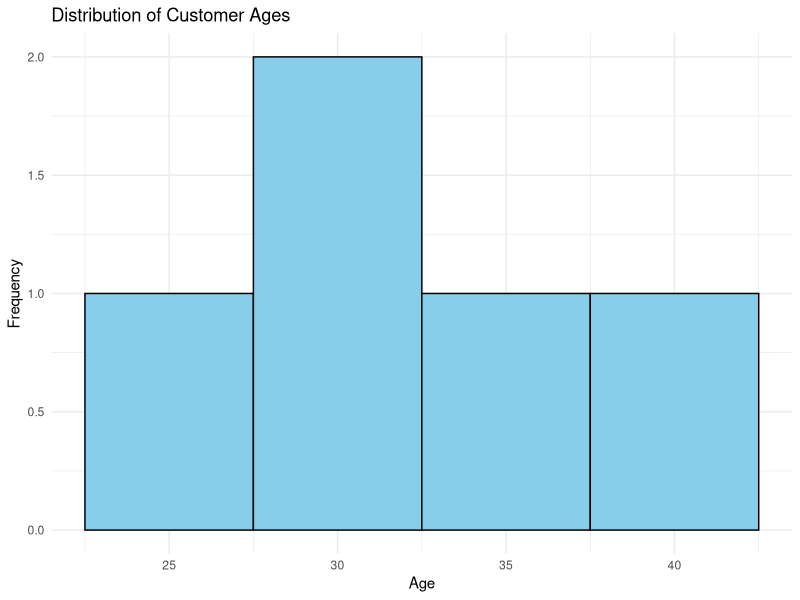
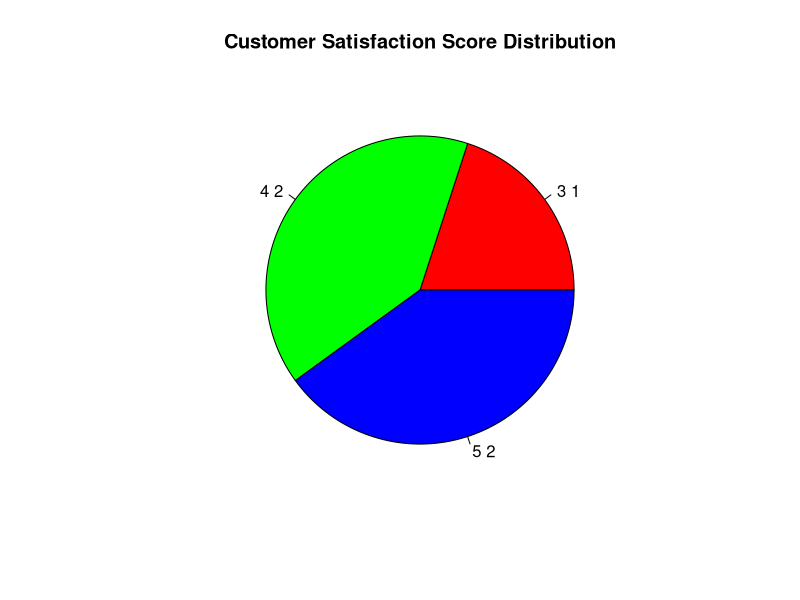
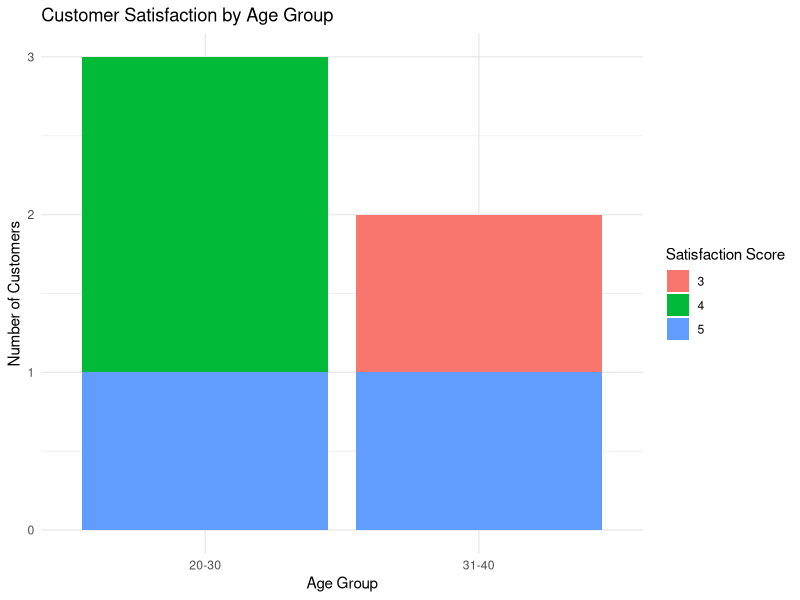
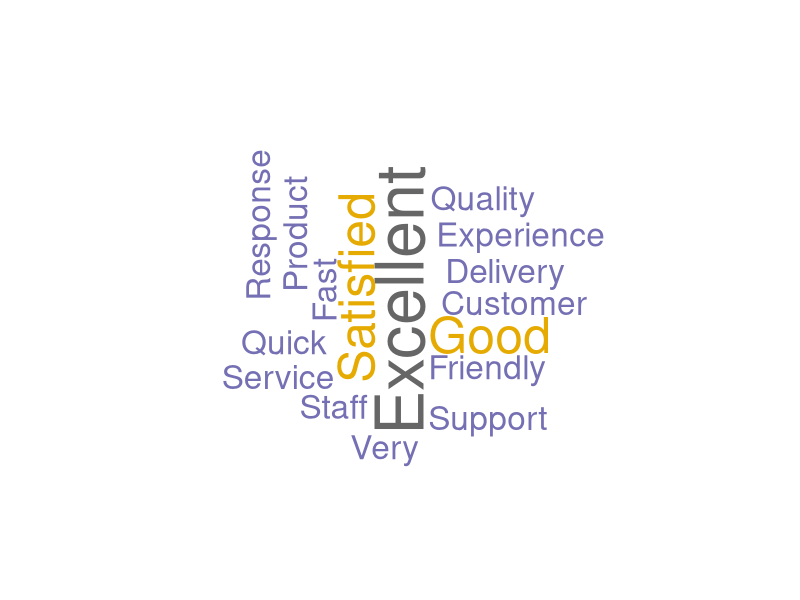

These charts were generated, in order, by the following R code:
#=========================================
# Customer Feedback Analysis
#=========================================

# Install Packages (Run only once)
install.packages("ggplot2")
install.packages("wordcloud")
install.packages("RColorBrewer")

# Load Libraries
library(ggplot2)
library(wordcloud)
library(RColorBrewer)

#=========================================
# Create Dataset
#=========================================

customer_data <- data.frame(
  Customer_ID = c(1, 2, 3, 4, 5),
  Age = c(25, 30, 35, 28, 40),
  Satisfaction_Score = c(4, 5, 3, 4, 5)
)

print(customer_data)

#=========================================
# 1. Histogram of Customer Ages
#=========================================

ggplot(customer_data, aes(x = Age)) +
  geom_histogram(binwidth = 5, fill = "skyblue", color = "black") +
  labs(
    title = "Distribution of Customer Ages",
    x = "Age",
    y = "Frequency"
  ) +
  theme_minimal()

#=========================================
# 2. Pie Chart of Satisfaction Scores
#=========================================

score_table <- table(customer_data$Satisfaction_Score)

pie(
  score_table,
  labels = paste(names(score_table), score_table),
  main = "Customer Satisfaction Score Distribution",
  col = rainbow(length(score_table))
)

#=========================================
# 3. Stacked Bar Chart
#=========================================

customer_data$Age_Group <- cut(
  customer_data$Age,
  breaks = c(20, 30, 40, 50),
  labels = c("20-30", "31-40", "41-50"),
  include.lowest = TRUE
)

ggplot(customer_data,
       aes(x = Age_Group,
           fill = factor(Satisfaction_Score))) +
  geom_bar() +
  labs(
    title = "Customer Satisfaction by Age Group",
    x = "Age Group",
    y = "Number of Customers",
    fill = "Satisfaction Score"
  ) +
  theme_minimal()

#=========================================
# 4. Word Cloud
#=========================================

feedback <- c(
  "Excellent",
  "Service",
  "Very",
  "Satisfied",
  "Good",
  "Quality",
  "Fast",
  "Delivery",
  "Excellent",
  "Support",
  "Good",
  "Experience",
  "Friendly",
  "Staff",
  "Satisfied",
  "Customer",
  "Quick",
  "Response",
  "Excellent",
  "Product"
)

freq <- table(feedback)

wordcloud(
  words = names(freq),
  freq = as.numeric(freq),
  scale = c(4, 1),
  min.freq = 1,
  random.order = FALSE,
  rot.per = 0.2,
  colors = brewer.pal(8, "Dark2")
)
